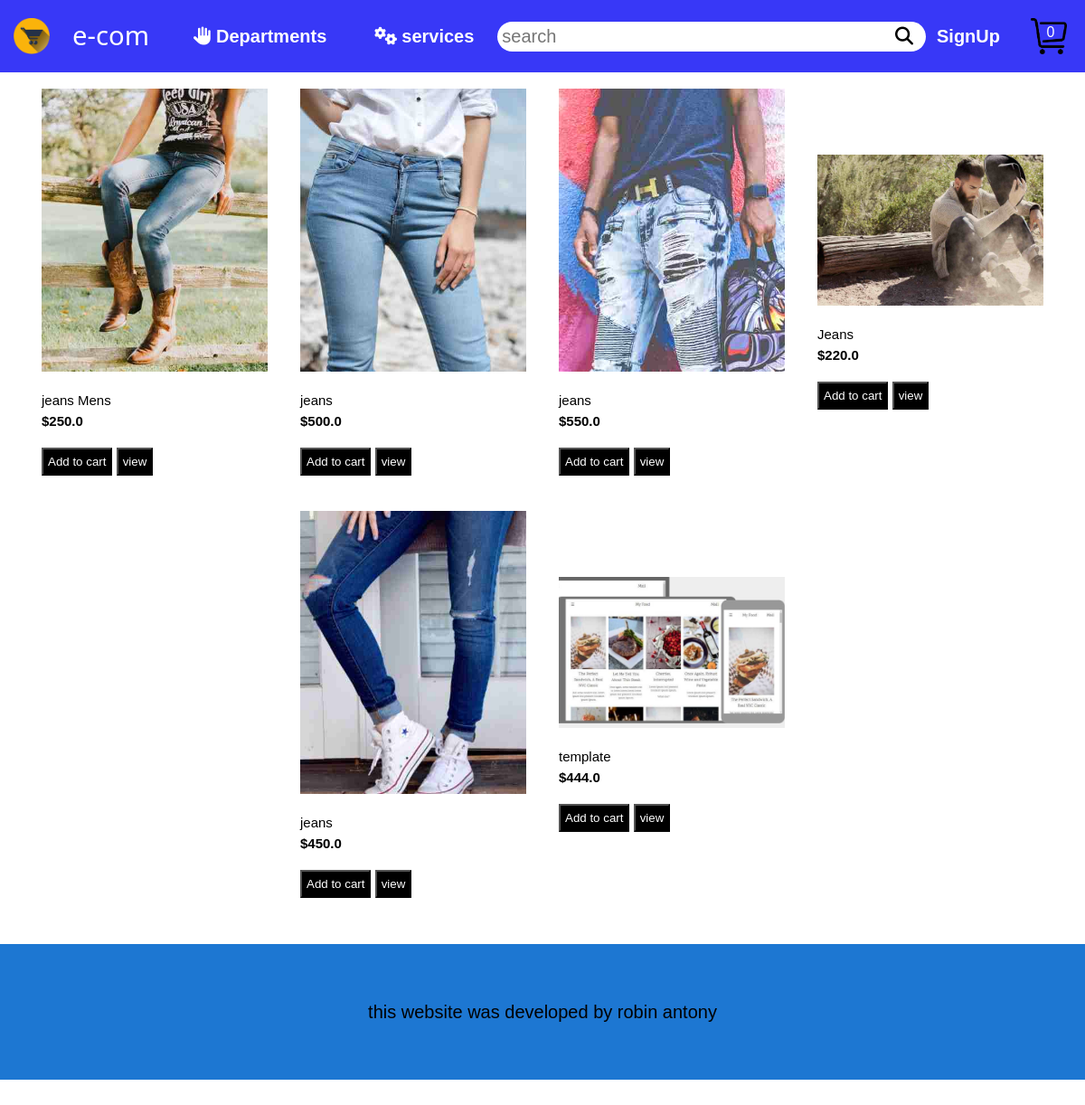
The page / on the database its author committed.
### base/models.py (models this page shows, shortened)
class Product(models.Model):
    name = models.CharField(max_length=200)
    price = models.FloatField()
    digital = models.BooleanField(default=False,null=True,blank=True)
    image = models.ImageField(null=True,blank=True)
    @property
    def imageURL(self):
        try:
            url = self.image.url
        except:
            url =''
        return url

### base/views.py (the view)
# urls.py: path('',views.home,name='home'),
def home(request):
    products = Product.objects.all()
    if request.user.is_authenticated:
        customer = request.user.customer
        order, created = Order.objects.get_or_create(customer=customer,complete=False)
        items = order.orderitem_set.all()
    else:
        order= {'total_order_item':0, 'cart_total':0}
        items =[]
    context = {"products":products, 'order':order}
    return render(request,'index.html', context)

### base/templates/index.html (shortened to what this page needs)
{% extends 'main.html' %}
{% load static %}
{% block content %}
<link rel="stylesheet" href="{% static 'css/index.css' %}">
<section>
    <div class="item_container" id="food">
        {% for product in products %}
        <div class="">
            <img src="{{ product.imageURL }}" alt="Sandwich" >
            <div class="">
                <p>{{product.name}}<br><b class="">${{product.price}}</b></p>
                <button class="w3-button w3-black update-cart" data-action="add" data-product="{{ product.id }}">Add to cart</button>&nbsp;<button class="w3-button w3-black">view</button>
            </div>
        </div>
        {% endfor %}
    </div>
</section>
{% endblock %}

### templates/main.html (shortened to what this page needs)
<!DOCTYPE html>
{% load static %}
<html lang="en">
<head>
  <link rel="stylesheet" href="{% static 'css/main.css' %}">
</head>
<body>
  <header>
    <div class="logo">
      <a href="{% url 'home' %}"><img src="{% static 'images/e-com-logo.png' %}" alt=""></a>
    </div>
    <div class="site_name"><h3>e-com</h3></div>
    <div class="department"><i class="fa-solid fa-hand"></i><strong>Departments</strong></div>
    <div class="department"><i class="fa-solid fa-gears"></i><strong>services</strong></div>
    <div class="search">
      <input type="text" placeholder="search"><i class="fa-solid fa-search"></i>
    </div>
    <div class="login"><strong> SignUp</strong></div>
    <div class="cart_logo">
      <div>{{order.total_order_item}}</div>
      <a href="{% url 'cart' %}"><img src="{% static 'images/cart-logo.png' %}" alt=""></a>
    </div>
  </header>
  {% block content %}
  {% endblock %}
  <footer>
    <div>this website was developed by robin antony</div>
  </footer>
</body>
</html>

### static/css/main.css (style rules this page uses)
body { padding: 0; margin: 0; font-family: monospace; font-family:Verdana,sans-serif;font-size:15px;line-height:1.5 }
h1,h2,h3,h4,h5,h6 { font-family:"Segoe UI",Arial,sans-serif;font-weight:400;margin:10px 0 }
header { height: 80px; background-color: rgb(56, 56, 247); padding: 0 10px; display: flex; justify-content: space-around; align-items: center; }
.logo { width: 40px; height: 40px; margin: 0 5px; }
.logo img { width: 100%; height: 100%; }
.w3-button { margin: 3px 0; padding: 6px 5px; background-color: black; color: white; cursor: pointer; }
.login, .department { margin: 0 8px; padding: 7px 16px; font-size: 20px; color:white; border-radius: 20px; cursor: pointer; }
.department i { margin: 5px; }
.site_name { padding: 0px 20px; color: white; font-size: 25px; }
.search { padding: 2px; flex: 1; max-width: 700px; border-radius: 5px; position: relative; height: 33px; }
.search input { position: absolute; padding: 5px; width: 100%; border-radius: 20px; border: none; font-size: 20px; }
.search i { position: absolute; right: 2px; top: 8px; font-size: 20px; cursor: pointer; }
.cart_logo { width: 40px; height: 40px; margin: 0 10px; position: relative; }
.cart_logo img { width: 100%; height: 100%; position: absolute; }
.cart_logo div { width: 100%; height: 50%; top: 4px; left: 2px; color: white; font-size: 16px; position: absolute; text-align: center; }
footer { height: 150px; margin: 30px 0px; display: flex; align-items: center; justify-content: center; background-color: rgb(29, 119, 210); font-size: 20px; }

### base/static/css/index.css (style rules this page uses)
section { max-width: 1250px; margin: auto; }
.item_container { display: flex; flex-wrap: wrap; width: 100%; align-items: center; justify-content: center; }
.item_container>div { width: 250px; margin: 1.5%; }
.item_container>div img { width:100%; }
.w3-button { margin: 3px 0; padding: 6px 5px; background-color: black; color: white; cursor: pointer; }

### rows shown on the page
Product: imageURL (picture), name "jeans Mens", price "250.0"
Product: imageURL (picture), name "jeans", price "500.0"
Product: imageURL (picture), name "jeans", price "550.0"
Product: imageURL (picture), name "Jeans", price "220.0"
Product: imageURL (picture), name "jeans", price "450.0"
Product: imageURL (picture), name "template", price "444.0"
